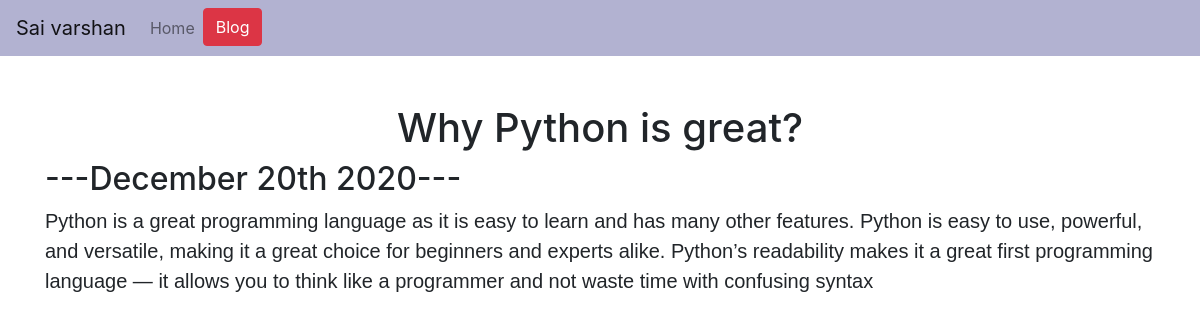
The page /blog/1 on the database its author committed.
### blog/models.py (models this page shows)
class Blog(models.Model):
    title = models.CharField(max_length=200)
    date = models.DateField()
    description = models.TextField()

### blog/views.py (the view)
# urls.py: path('<int:blog_id>',views.detail,name='detail'),
def detail(request,blog_id):
    blog = get_object_or_404(Blog, pk=blog_id)
    return render(request,'blog/detail.html',{'blog':blog})

### blog/templates/blog/detail.html
{% extends 'port_folio/base.html' %}
{% block body_block %}
<h1 class="text-center mt-5" id='blogdetailtitle' >{{blog.title}}</h1>
<h2>---{{ blog.date|date:'F jS Y'}}---</h2>
<div class="detail_description">
  {{ blog.description|safe}}
</div>
{% endblock %}

### port_folio/static/port_folio/styling.css (style rules this page uses)
.detail_description { font-size: 2em; }
.detail_description { font-family: 'Noto Sans JP', sans-serif; font-size: 20px; }
body { background-image: url(https://img.freepik.com/free-vector/abstract-hexagonal-white-background-design_1017-17583.jpg?size=626&ext=jpg); background-size: cover; background-color: lightblue; }

### rows shown on the page
Blog: title "Why Python is great?", date "December 20th 2020", description "Python is a great programming language as it is easy to learn and has many other features. Python is easy to use, powerful, and versatile, making it a great choice for beginners and experts alike. Python’s readability makes it a great first programming language — it allows you to think like a programmer and not waste time with confusing syntax"
